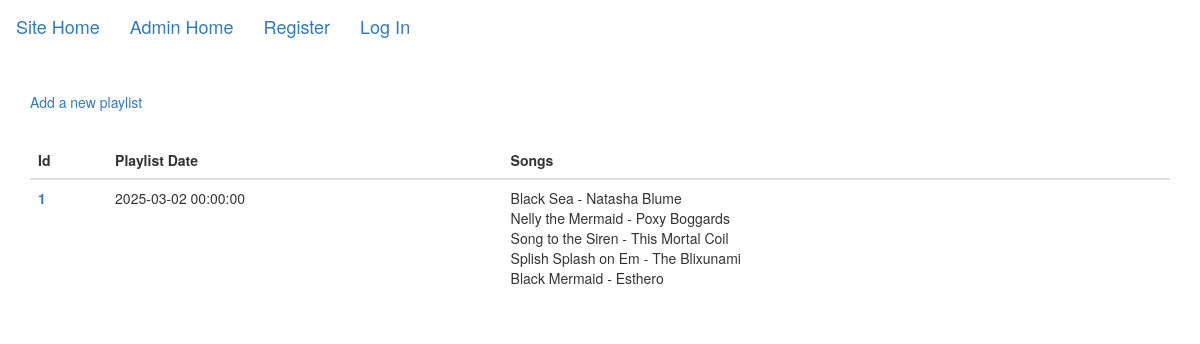
The page /admin/playlists on the database as committed earlier.
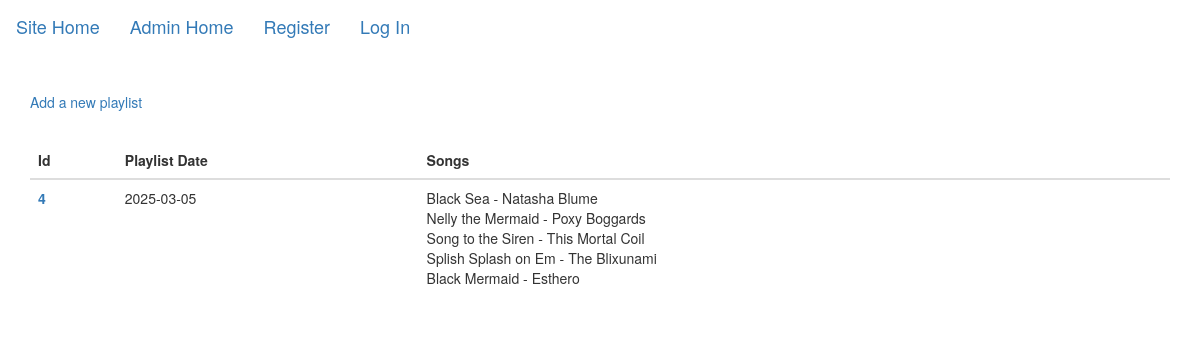
The same page on the database as committed later.
### tables this page shows
CREATE TABLE playlist (
    id INTEGER PRIMARY KEY AUTOINCREMENT,
    play_date DATE NOT NULL UNIQUE,
    created_at DATE NOT NULL DEFAULT CURRENT_DATE
);

### fivesongs/admin.py (the view)
@bp.route('/admin/playlists')
def playlists():
    db = get_db()
    playlist_query = """
        SELECT id, play_date, created_at
        FROM playlist
        ORDER BY play_date DESC
    """
    db_playlists = db.execute(playlist_query).fetchall()
    all_playlists = []
    for p in db_playlists:
        playlist = {
            'id': p['id'],
            'play_date': p['play_date'],
            'songs': []
        }
        p_songs = db.execute(f"SELECT title, artist FROM song WHERE playlist_id = {p['id']}").fetchall()
        for s in p_songs:
            playlist['songs'].append(f"{s['title']} - {s['artist']}")
        all_playlists.append(playlist)
    return render_template('admin/playlists.html', playlists=all_playlists)

### fivesongs/auth.py (called while the page is built)
@bp.before_app_request
def load_logged_in_user():
    user_id = session.get('user_id')
    if user_id is None:
        g.user = None
    else:
        g.user = get_db().execute(
            'SELECT * FROM user WHERE id = ?', (user_id,)
        ).fetchone()

### fivesongs/db.py (called while the page is built)
def get_db():
    if 'db' not in g:
        g.db = sqlite3.connect(
            current_app.config['DATABASE'],
            detect_types=sqlite3.PARSE_DECLTYPES
        )
        g.db.row_factory = sqlite3.Row
    return g.db

### fivesongs/templates/admin/playlists.html
{% extends 'adminbase.html' %}
{% block content %}
  <p><a href="/admin/playlist/create">Add a new playlist</a></p>
  <br />
  {% if playlists %}
    <table class="table">
      <thead class="thead-dark">
        <tr>
          <th scope="col">Id</th>
          <th scope="col">Playlist Date</th>
          <th scope="col">Songs</th>
        </tr>
      </thead>
      <tbody>
        {% for playlist in playlists %}
        <tr>
          <th scope="row"><a href="/admin/playlist/{{ playlist.id }}">{{ playlist.id }}</a></th>
          <td>{{ playlist.play_date }}</td>
          <td>
            {% if playlist.songs %}
              {% for song in playlist.songs %}
                {{ song }}<br />
              {% endfor %}
            {% endif %}
          </td>
        </tr>
        {% endfor %}
      </tbody>
    </table>
  {% else %}
    No playlists available.<br />
  {% endif %}
{% endblock %}

Rows that differ between the two databases and show on the page:
removed playlist: id "1", play_date "2025-03-02 00:00:00", songs "Black Sea - Natasha Blume" "Nelly the Mermaid - Poxy Boggards" "Song to the Siren - This Mortal Coil" "Splish Splash on Em - The Blixunami" "Black Mermaid - Esthero"
added playlist: id "4", play_date "2025-03-05", songs "Black Sea - Natasha Blume" "Nelly the Mermaid - Poxy Boggards" "Song to the Siren - This Mortal Coil" "Splish Splash on Em - The Blixunami" "Black Mermaid - Esthero"
